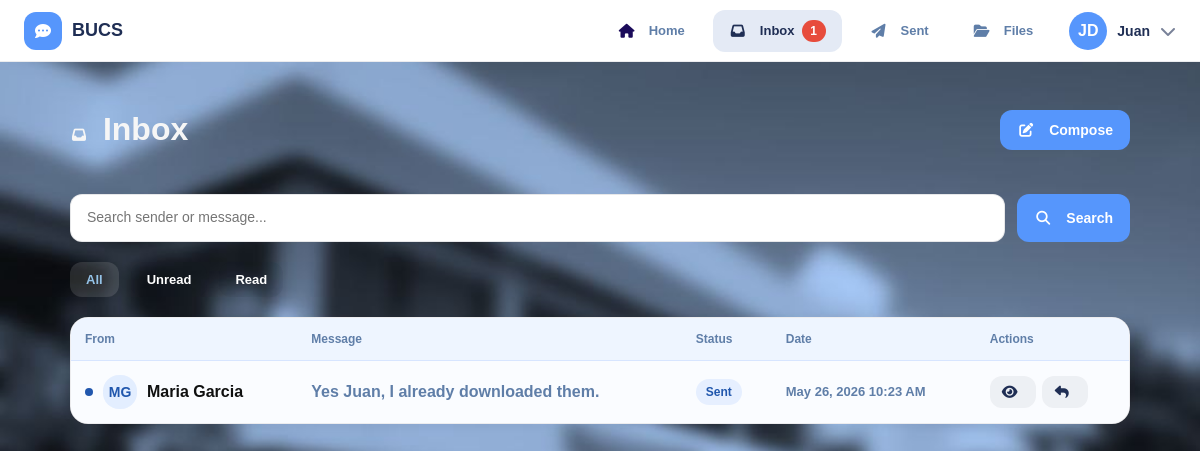
/inbox.php (signed in), run on the app's committed database.
### tables this page shows
CREATE TABLE IF NOT EXISTS messages (
    mess_id   INT AUTO_INCREMENT PRIMARY KEY,
    sender_id VARCHAR(20)  NOT NULL,
    receiver  VARCHAR(20)  NOT NULL,
    message   TEXT         NOT NULL,
    status    ENUM('sent','read','deleted') DEFAULT 'sent',
    sent_at   DATETIME     DEFAULT CURRENT_TIMESTAMP,
    FOREIGN KEY (sender_id) REFERENCES users(id_no) ON DELETE CASCADE,
    FOREIGN KEY (receiver)  REFERENCES users(id_no) ON DELETE CASCADE
);

CREATE TABLE IF NOT EXISTS users (
    id_no      VARCHAR(20)  PRIMARY KEY,
    fname      VARCHAR(50)  NOT NULL,
    mname      VARCHAR(50)  DEFAULT '',
    lname      VARCHAR(50)  NOT NULL,
    uname      VARCHAR(50)  NOT NULL UNIQUE,
    pwd        VARCHAR(255) NOT NULL,
    created_at DATETIME     DEFAULT CURRENT_TIMESTAMP
);

### includes/config.php (called while the page is built, shortened)
<?php
function sanitize($conn, $val) {
    return $conn->real_escape_string(htmlspecialchars(trim($val)));
}
function auth_guard() {
    return $_SESSION['user'];
}

### inbox.php (the view, shortened to what this page needs)
<?php
require_once 'includes/config.php';
$me = auth_guard();
$db  = getDB();
$uid = $me['id_no'];
$filter = sanitize($db, $_GET['filter'] ?? 'all');
$search = sanitize($db, $_GET['search'] ?? '');
$where  = "m.receiver='$uid'";
$msgs = $db->query("
    SELECT m.*, u.fname, u.lname
    FROM messages m JOIN users u ON m.sender_id = u.id_no
    WHERE $where ORDER BY m.sent_at DESC");
include 'includes/head.php';
include 'includes/navbar.php';
?>
<div class="page-wrap">
  <div class="page-head">
    <h1 class="page-title"><i class="fa fa-inbox"></i> Inbox</h1>
    <a href="compose.php" class="btn btn-primary"><i class="fa fa-pen-to-square"></i> Compose</a>
  </div>
  <form action="" method="get" class="search-row">
    <input type="search" name="search" class="form-control" placeholder="Search sender or message..." value="<?= htmlspecialchars($search) ?>">
    <button type="submit" class="btn btn-primary"><i class="fa fa-search"></i> Search</button>
  </form>
  <div class="filter-tabs">
    <a href="?filter=all<?= $search ? '&search='.urlencode($search) : '' ?>"    class="filter-tab <?= $filter==='all'   ?'active':'' ?>">All</a>
    <a href="?filter=unread<?= $search ? '&search='.urlencode($search) : '' ?>" class="filter-tab <?= $filter==='unread'?'active':'' ?>">Unread</a>
    <a href="?filter=read<?= $search ? '&search='.urlencode($search) : '' ?>"   class="filter-tab <?= $filter==='read'  ?'active':'' ?>">Read</a>
  </div>
  <div class="card">
    <?php if ($msgs->num_rows === 0): ?>
      <div class="empty-state"><i class="fa fa-inbox"></i><p>No messages here.</p></div>
    <?php else: ?>
      <div class="tbl-wrap">
        <table class="tbl">
          <thead>
            <tr><th>From</th><th>Message</th><th>Status</th><th>Date</th><th>Actions</th></tr>
          </thead>
          <tbody>
          <?php while ($m = $msgs->fetch_assoc()):
            $is_unread = $m['status'] === 'sent'; ?>
            <tr <?= $is_unread ? 'style="font-weight:600;background:#fafcff"' : '' ?>>
              <td>
                <div class="person-row">
                  <?php if ($is_unread): ?>
                    <span class="unread-dot"></span>
                  <?php endif; ?>
                  <div class="avatar avatar-sm avatar-teal">
                    <?= strtoupper(substr($m['fname'],0,1).substr($m['lname'],0,1)) ?>
                  </div>
                  <span class="name"><?= htmlspecialchars($m['fname'].' '.$m['lname']) ?></span>
                </div>
              </td>
              <td class="tbl-preview">
                <?= htmlspecialchars(mb_substr($m['message'],0,65)) ?><?= mb_strlen($m['message'])>65?'…':'' ?>
              </td>
              <td><span class="badge badge-<?= $m['status'] ?>"><?= ucfirst($m['status']) ?></span></td>
              <td class="text-muted text-sm nowrap"><?= date('M d, Y g:i A', strtotime($m['sent_at'])) ?></td>
              <td>
                <div class="td-actions">
                  <a href="view_message.php?id=<?= $m['mess_id'] ?>" class="btn btn-ghost btn-sm" title="Read">
                    <i class="fa fa-eye"></i>
                  </a>
                  <a href="compose.php?reply=<?= $m['sender_id'] ?>" class="btn btn-ghost btn-sm" title="Reply">
                    <i class="fa fa-reply"></i>
                  </a>
                </div>
              </td>
            </tr>
          <?php endwhile; ?>
          </tbody>
        </table>
      </div>
    <?php endif; ?>
  </div>
</div>
</body>
</html>

### data on the page
messages: sender.lname "MG", sender.lname "Maria Garcia", message "Yes Juan, I already downloaded them.", status "Sent", sent_at "May 26, 2026 10:23 AM"

### other printed values
$unread "1"
substr($me['fname'], 0, 1) . substr($me['lname'], 0, 1) "JD"
$me['fname'] "Juan"
